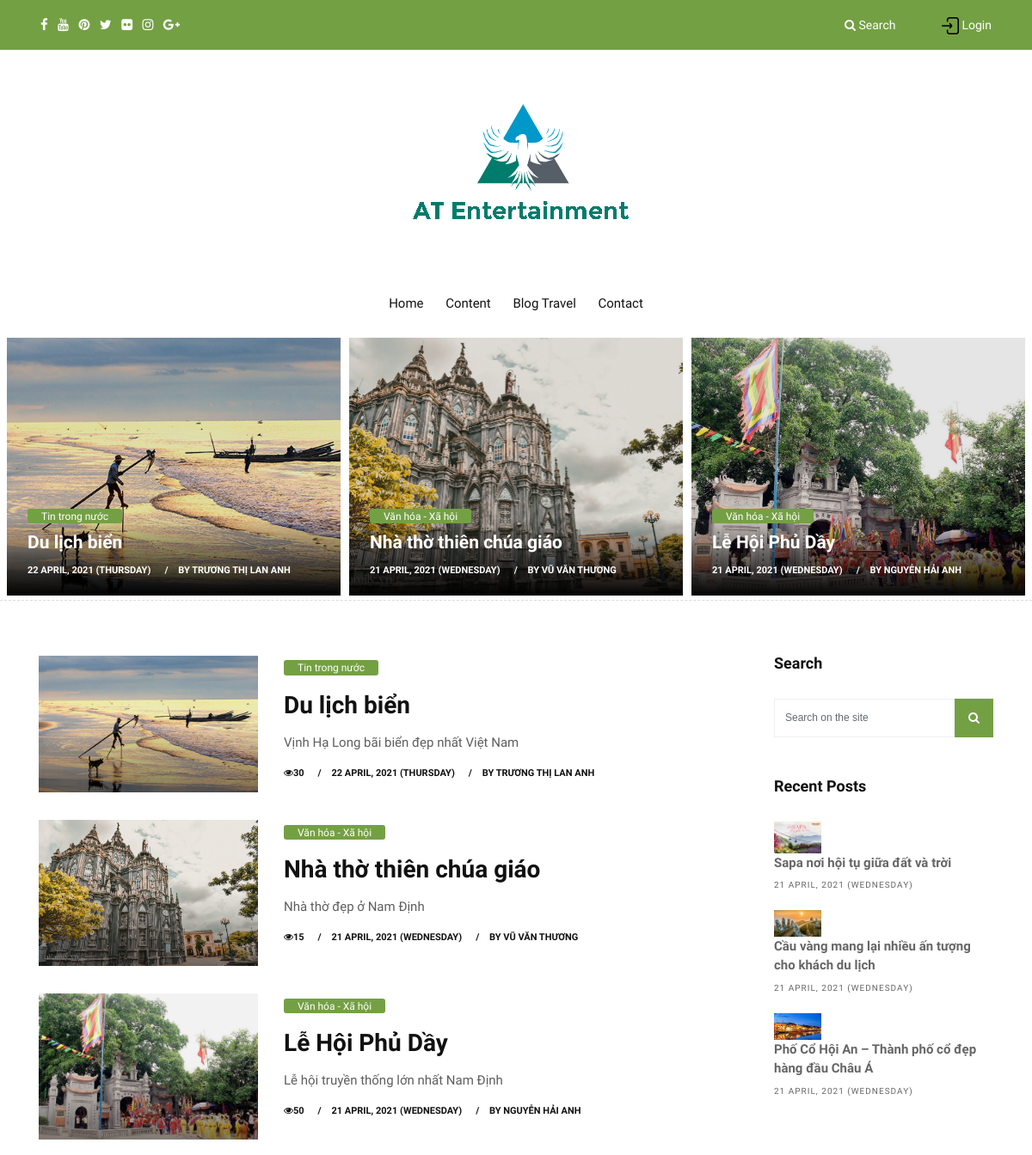
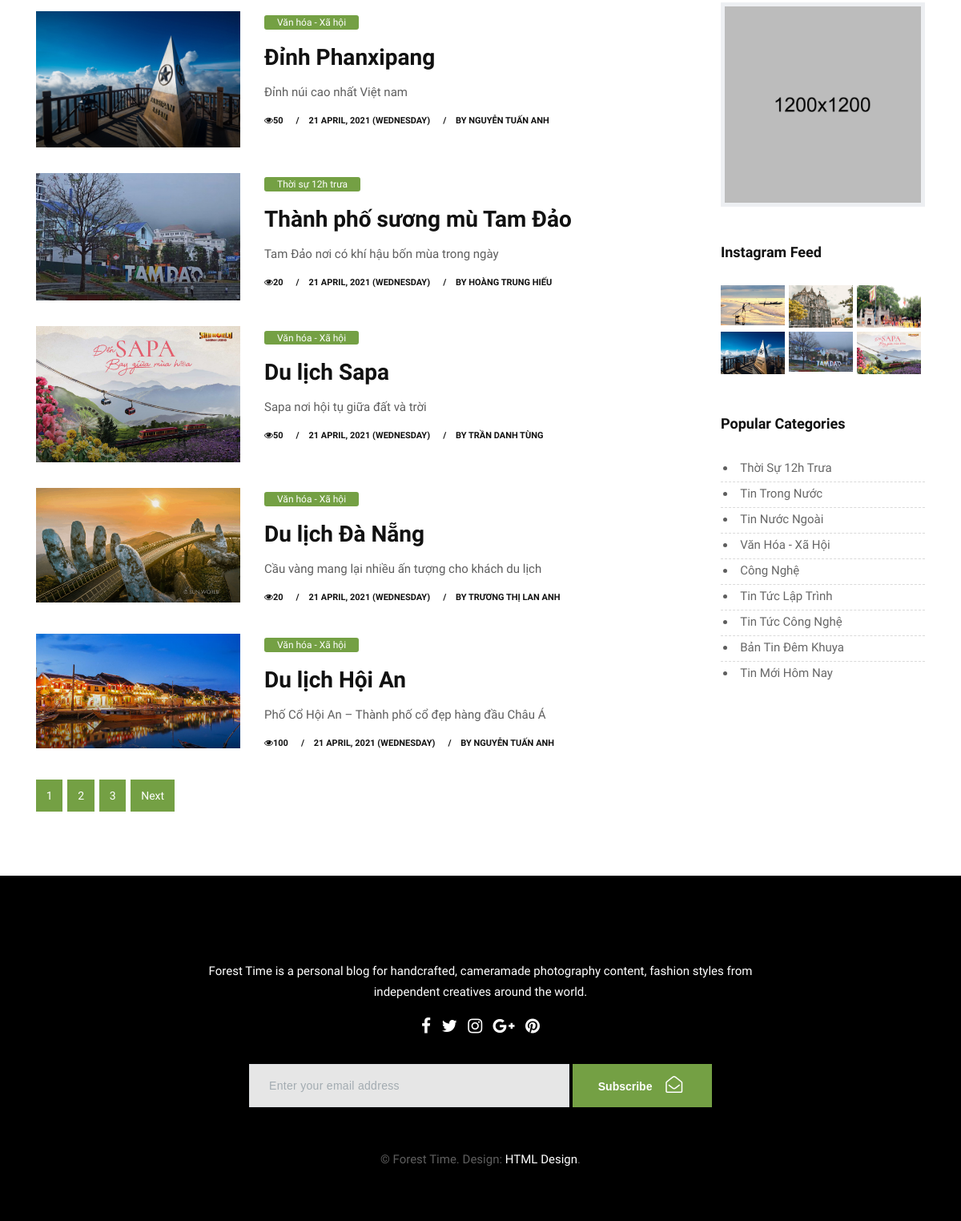
The page / on the database its author committed (2 pictures, top to bottom).
### tables this page shows
CREATE TABLE `posts`  (
  `id` int NOT NULL AUTO_INCREMENT,
  `title` varchar(255) NULL DEFAULT NULL COMMENT 'Tiêu đề bài viết',
  `description` text NULL COMMENT 'Mô tả bài viết',
  `thumbnail` varchar(255) NULL DEFAULT NULL COMMENT 'ảnh bài viết',
  `content` text NULL COMMENT 'Nội dung bài viết',
  `slug` varchar(255) NULL DEFAULT NULL,
  `view_count` bigint NULL DEFAULT NULL COMMENT 'số lượng xem',
  `user_id` int NULL DEFAULT NULL COMMENT 'tác giả',
  `category_id` int NULL DEFAULT NULL COMMENT 'Bài post này thuộc danh mục nào',
  `created_at` timestamp(0) NULL DEFAULT current_timestamp(0) ON UPDATE CURRENT_TIMESTAMP(0) COMMENT 'Ngày tạo',
  PRIMARY KEY (`id`) USING BTREE,
  INDEX `user_id`(`user_id`) USING BTREE,
  INDEX `category_id`(`category_id`) USING BTREE,
  CONSTRAINT `posts_ibfk_1` FOREIGN KEY (`user_id`) REFERENCES `users` (`id`) ON DELETE RESTRICT ON UPDATE RESTRICT,
  CONSTRAINT `posts_ibfk_2` FOREIGN KEY (`category_id`) REFERENCES `categories` (`id`) ON DELETE RESTRICT ON UPDATE RESTRICT
);

CREATE TABLE `categories`  (
  `id` int NOT NULL AUTO_INCREMENT,
  `name` varchar(255) NULL DEFAULT NULL,
  `parent_id` int NULL DEFAULT NULL COMMENT 'danh mục cha',
  `slug` varchar(255) NULL DEFAULT NULL,
  `description` mediumtext NULL COMMENT 'Mô tả thể loại',
  `created_at` timestamp(0) NULL DEFAULT current_timestamp(0) ON UPDATE CURRENT_TIMESTAMP(0) COMMENT 'Ngày tạo',
  PRIMARY KEY (`id`) USING BTREE,
  INDEX `parent_id`(`parent_id`) USING BTREE,
  CONSTRAINT `categories_ibfk_1` FOREIGN KEY (`parent_id`) REFERENCES `categories` (`id`) ON DELETE RESTRICT ON UPDATE RESTRICT
);

### BlogTravel/garden-index.php (the view, shortened to what the rows shown need)
<!DOCTYPE html>
<html lang="en">
    <link href="BlogTravel/css/bootstrap.css" rel="stylesheet">
    <link href="BlogTravel/css/font-awesome.min.css" rel="stylesheet">
    <link href="BlogTravel/style.css" rel="stylesheet">
    <link href="BlogTravel/css/responsive.css" rel="stylesheet">
    <link href="BlogTravel/css/colors.css" rel="stylesheet">
    <link href="BlogTravel/css/version/garden.css" rel="stylesheet">
</head>
<body>
    <div id="wrapper">
        <section class="section first-section">
            <div class="container-fluid">
                <div class="masonry-blog clearfix">
                    <?php
                    $i =1;
                        foreach ($data as $key => $value) {
                            if ($i<=3) {                     ?>
                    <div class="center-side">
                        <div class="masonry-box post-media">
                             <img src="public/img/postImg/<?= $value['thumbnail'] ?>" alt="" class="img-fluid img-post">
                             <div class="shadoweffect">
                                <div class="shadow-desc">
                                    <div class="blog-meta">
                                        <span class="bg-aqua"><a href="" title=""><?= $value['category_name'] ?></a></span>
                                        <h4><a href="index.php?admin=userBlog&mod=home&act=detail&id=<?= $value['id'] ?>" title=""><?= $value['title'] ?></a></h4>
                                        <small><a href="index.php?admin=userBlog&mod=home&act=detail&id=<?= $value['id'] ?>" title=""><?= date('d F, Y (l)', strtotime($value['created_at'])) ?></a></small>
                                        <small><a href="#" title="">by <?= $value['user_name'] ?></a></small>
                                    </div>
                                </div>
                            </div>
                        </div>
                    </div>
                <?php }
                    $i++;
                }?>
                </div>
            </div>
        </section>
        <section class="section wb">
            <div class="container">
                <div class="row">
                    <div class="col-lg-9 col-md-12 col-sm-12 col-xs-12">
                        <div class="page-wrapper">
                            <div class="blog-list clearfix">
                                <?php
                                    foreach ($data as $key => $value) {
                                ?>
                                        <div class="blog-box row">
                                    <div class="col-md-4">
                                        <div class="post-media">
                                            <a href="garden-single.php" title="">
                                                <img src="public/img/postImg/<?= $value['thumbnail'] ?>" alt="" class="img-fluid">
                                                <div class="hovereffect"></div>
                                            </a>
                                        </div>
                                    </div>
                                    <div class="blog-meta big-meta col-md-8">
                                        <span class="bg-aqua"><a href="" title=""><?= $value['category_name'] ?></a></span>
                                        <h4><a href="index.php?admin=userBlog&mod=home&act=detail&id=<?= $value['id'] ?>" title=""><?= $value['title']?></a></h4>
                                        <p><?= $value['description']?></p>
                                        <small><a href="garden-category.php" title=""><i class="fa fa-eye"></i><?= $value['view_count']?></a></small>
                                        <small><a href="garden-single.php" title=""><?= date('d F, Y (l)', strtotime($value['created_at'])) ?></a></small>
                                        <small><a href="#" title="">by <?= $value['user_name']?></a></small>
                                    </div>
                                </div>
                                <?php }?>
                            </div>
                        </div>
                    </div>
                    <div class="col-lg-3 col-md-12 col-sm-12 col-xs-12">
                        <div class="sidebar">
                            <div class="widget">
                                <h2 class="widget-title">Search</h2>
                            </div>
                            <div class="widget">
                                <h2 class="widget-title">Recent Posts</h2>
                                <div class="blog-list-widget">
                                    <div class="list-group">
                                        <?php
                                        $i = 1;
                                            foreach ($data as $key => $value) {
                                            if ($i>=6) {
                                        ?>
                                        <a href="garden-single.php" class="list-group-item list-group-item-action flex-column align-items-start">
                                            <div class="w-100 justify-content-between">
                                                <img src="public/img/postImg/<?= $value['thumbnail'] ?>" alt="" class="img-fluid float-left">
                                                <h5 class="mb-1"><a href="index.php?admin=userBlog&mod=home&act=detail&id=<?= $value['id'] ?>" title=""><?= $value['description']?></h5>
                                                <small><?= date('d F, Y (l)', strtotime($value['created_at'])) ?></small>
                                            </div>
                                        </a>
                                    <?php }
                                        $i++; }
                                    ?>
                                    </div>
                                </div>
                            </div>
                            <div class="widget">
                                <h2 class="widget-title">Instagram Feed</h2>
                                <div class="instagram-wrapper clearfix">
                                    <?php $i=0;
                                        foreach ($data as $key => $value) {
                                            if($i<=5){
                                     ?>
                                    <a href="#"><img src="public/img/postImg/<?= $value['thumbnail']?>" alt="" class="img-fluid"></a>
                                    <?php } $i++; }?>
                                </div>
                            </div>
                            <div class="widget">
                                <h2 class="widget-title">Popular Categories</h2>
                                <div class="link-widget">
                                    <?php
                                        foreach ($categories as $key => $value) {
                                     ?>
                                        <li><a href="index.php?admin=userBlog&mod=home&act=listPost&category_id=<?= $value['id']?>"><?= $value['name']?></a></li>
                                    <?php } ?>
                                </div>
                            </div>
                        </div>
                    </div>
                </div>
            </div>
        </section>
    </div>
</body>
</html>

### rows shown on the page
posts: thumbnail (picture), category_name "Tin trong nước", title "Du lịch biển", created_at "22 APRIL, 2021 (THURSDAY)", user_name "TRƯƠNG THỊ LAN ANH", description "Vịnh Hạ Long bãi biển đẹp nhất Việt Nam", view_count "30"
posts: thumbnail (picture), category_name "Văn hóa - Xã hội", title "Nhà thờ thiên chúa giáo", created_at "21 APRIL, 2021 (WEDNESDAY)", user_name "VŨ VĂN THƯƠNG", description "Nhà thờ đẹp ở Nam Định", view_count "15"
posts: thumbnail (picture), category_name "Văn hóa - Xã hội", title "Lễ Hội Phủ Dầy", created_at "21 APRIL, 2021 (WEDNESDAY)", user_name "NGUYỄN HẢI ANH", description "Lễ hội truyền thống lớn nhất Nam Định", view_count "50"
posts: thumbnail (picture), category_name "Văn hóa - Xã hội", title "Đỉnh Phanxipang", description "Đỉnh núi cao nhất Việt nam", view_count "50", created_at "21 APRIL, 2021 (WEDNESDAY)", user_name "NGUYỄN TUẤN ANH"
posts: thumbnail (picture), category_name "Thời sự 12h trưa", title "Thành phố sương mù Tam Đảo", description "Tam Đảo nơi có khí hậu bốn mùa trong ngày", view_count "20", created_at "21 APRIL, 2021 (WEDNESDAY)", user_name "HOÀNG TRUNG HIẾU"
posts: thumbnail (picture), category_name "Văn hóa - Xã hội", title "Du lịch Sapa", description "Sapa nơi hội tụ giữa đất và trời", view_count "50", created_at "21 APRIL, 2021 (WEDNESDAY)", user_name "TRẦN DANH TÙNG"
posts: thumbnail (picture), category_name "Văn hóa - Xã hội", title "Du lịch Đà Nẵng", description "Cầu vàng mang lại nhiều ấn tượng cho khách du lịch", view_count "20", created_at "21 APRIL, 2021 (WEDNESDAY)", user_name "TRƯƠNG THỊ LAN ANH"
posts: thumbnail (picture), category_name "Văn hóa - Xã hội", title "Du lịch Hội An", description "Phố Cổ Hội An – Thành phố cổ đẹp hàng đầu Châu Á", view_count "100", created_at "21 APRIL, 2021 (WEDNESDAY)", user_name "NGUYỄN TUẤN ANH"
categories: name "Thời Sự 12h Trưa"
categories: name "Tin Trong Nước"
categories: name "Tin Nước Ngoài"
categories: name "Văn Hóa - Xã Hội"
categories: name "Công Nghệ"
categories: name "Tin Tức Lập Trình"
categories: name "Tin Tức Công Nghệ"
categories: name "Bản Tin Đêm Khuya"
categories: name "Tin Mới Hôm Nay"
